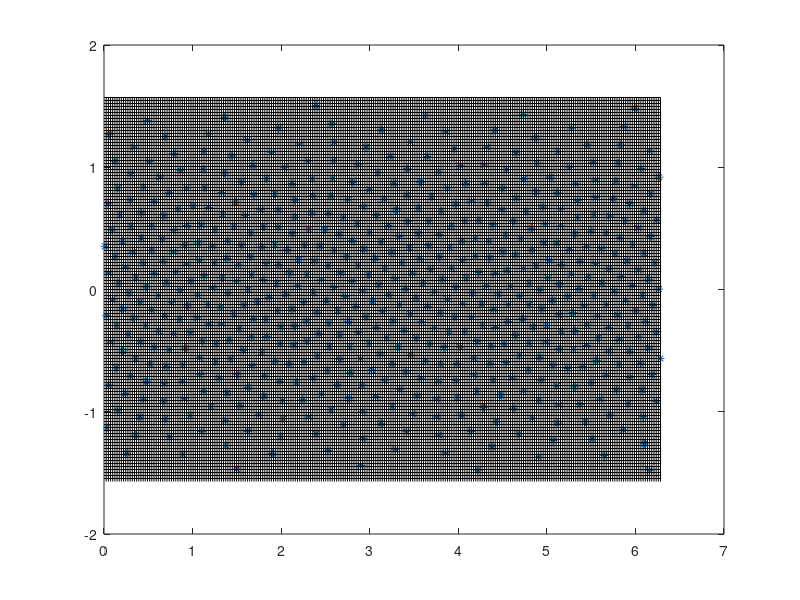

MATLAB code to generate this figure:
% Generate approximately evenly distributed points on sphere using
% Golden Section spiral algorithm 
%    http://www.softimageblog.com/archives/115

%% DART software - Copyright UCAR. This open source software is provided
% by UCAR, "as is", without charge, subject to all terms of use at
% http://www.image.ucar.edu/DAReS/DART/DART_download
%
% DART $Id: even_sphere.m 10990 2017-02-02 23:39:18Z thoar@ucar.edu $

close all; clear;

% Generate obs_sequence input for this problem

% For diagnostic test need a null data value and a null qc value
diagnostic_test = false;

% Input is in hectopascals - this was intended to be the mandatory levels (see below).
levels = [1000 850 700 500 400 300 200 150 100 50 30 20 10 7 5];

% the nice thing about standards is there are so many of them.  mandatory levels, according to:
% wisconsin: http://www.meteor.wisc.edu/~hopkins/aos100/raobdoc.htm
% the surface, 1000, 925, 850, 700, 500, 400, 300, 250, 200, 150, 100, 70, 50, and 10 mb.
%
% the AMS glossary: http://amsglossary.allenpress.com/glossary/search?id=mandatory-level1
% 1000, 850, 700, 500, 400, 300, 200, 150, 100, 50, 30, 20, 10, 7, 5, 3, 2, and 1 mb.
%
% the Office of Federal Coordinator of Meterology: http://www.ofcm.gov/fmh3/text/chapter5.htm
% 1000, 925, 850, 700, 500, 400, 300, 250, 200, 150, 100, 70, 50, 30, 20, 10 hPa, plus it says
% that these levels should be considered standard: 7, 5, 3, 2, and 1 hPa.
%
% the ones that this program generates right now:
% 1000, 850, 700, 500, 400, 300, 200, 150, 100, 50, 30, 20, 10, 7, 5 mb.

% Date information is overwritten by create_fixed_network_sequence
year = 2008;
month = 10;
day = 1;
hour = 0;

% Number of roughly evenly distributed points in horizontal
n = 600;
x(1:n) = 0;
y(1:n) = 0;
z(1:n) = 0;

% Total number of observations at single time is levels*n*3
num_obs = size(levels, 2) * n * 3;
 
inc = pi * (3 - sqrt(5));
off = 2 / n;
for k = 1:n
   y(k) = (k-1) * off - 1 + (off / 2);
   r = sqrt(1 - y(k)*y(k));
   phi = (k-1) * inc; 
   x(k) = cos(phi) * r;
   z(k) = sin(phi) * r;
end 

% Now convert to latitude and longitude
for k = 1:n
   lon(k) = atan2(y(k), x(k)) + pi;
   lat(k) = asin(z(k));
   % Input is in degrees of lat and longitude
   dlon(k) = rad2deg(lon(k));
   dlat(k) = rad2deg(lat(k));
end

% Need to generate output for driving create_obs_sequence
fid = fopen('even_create_input', 'w');

% Output the total number of observations
fprintf(fid, '%6i\n', num_obs);
% 0 copies of data
if(diagnostic_test) 
   fprintf(fid, '%2i\n', 1);
else
   fprintf(fid, '%2i\n', 0);
end

% 0 QC fields
if(diagnostic_test) 
   fprintf(fid, '%2i\n', 1);
else
   fprintf(fid, '%2i\n', 0);
end

% Metadata for data copy
if(diagnostic_test)
   fprintf(fid, '"observations"\n');
end
% Metadata for qc
if(diagnostic_test)
   fprintf(fid, '"Quality Control"\n');
end


% Loop to create each observation
for hloc = 1:n
   for vloc = 1:size(levels, 2)
      for field = 1:3
         % 0 indicates that there is another observation; 
         fprintf(fid, '%2i\n', 0);
         % Specify obs kind by string
         if(field == 1)
            fprintf(fid, 'RADIOSONDE_TEMPERATURE\n');
         elseif(field == 2)
            fprintf(fid, 'RADIOSONDE_U_WIND_COMPONENT\n');
         elseif(field == 3)
            fprintf(fid, 'RADIOSONDE_V_WIND_COMPONENT\n');
         end
         % Select pressure as the vertical coordinate
         fprintf(fid, '%2i\n', 2);
         % The vertical pressure level
         fprintf(fid, '%5i\n', levels(vloc));
         % Lon and lat in degrees next
         fprintf(fid, '%6.2f\n', dlon(hloc));
         fprintf(fid, '%6.2f\n', dlat(hloc));
         % Now the date and time
         fprintf(fid, '%5i %3i %3i %3i %2i %2i \n', year, month, day, hour, 0, 0);
         % Finally, the error variance, 1 for temperature, 4 for winds
         if(field == 1)
            fprintf(fid, '%2i\n', 1);
         else
            fprintf(fid, '%2i\n', 4);
         end
     
         % Need value and qc for testing
         if(diagnostic_test)
            fprintf(fid, '%2i\n', 1);
            fprintf(fid, '%2i\n', 0);
         end
      end   
   end
end

% File name
fprintf(fid, 'set_def.out\n');

% Done with output, close file
fclose(fid);



% Some plotting to visualize this observation set
plot(lon, lat, '*');
hold on

% Plot an approximate CAM T85 grid for comparison
% 256x128 points on A-grid
% Plot latitude lines first
del_lat = pi / 128;
for i = 1:128
   glat = del_lat * i - pi/2;
   a = [0 2*pi];
   b = [glat glat];
   plot(a, b, 'k');
end

del_lon = 2*pi / 256;
for i = 1:256
   glon = del_lon*i;
   a = [glon glon];
   b = [-pi/2,  pi/2];
   plot(a, b, 'k');
end

% <next few lines under version control, do not edit>
% $URL: https://svn-dares-dart.cgd.ucar.edu/DART/branches/rma_trunk/observations/obs_converters/even_sphere/even_sphere.m $
% $Revision: 10990 $
% $Date: 2017-02-02 16:39:18 -0700 (Thu, 02 Feb 2017) $
